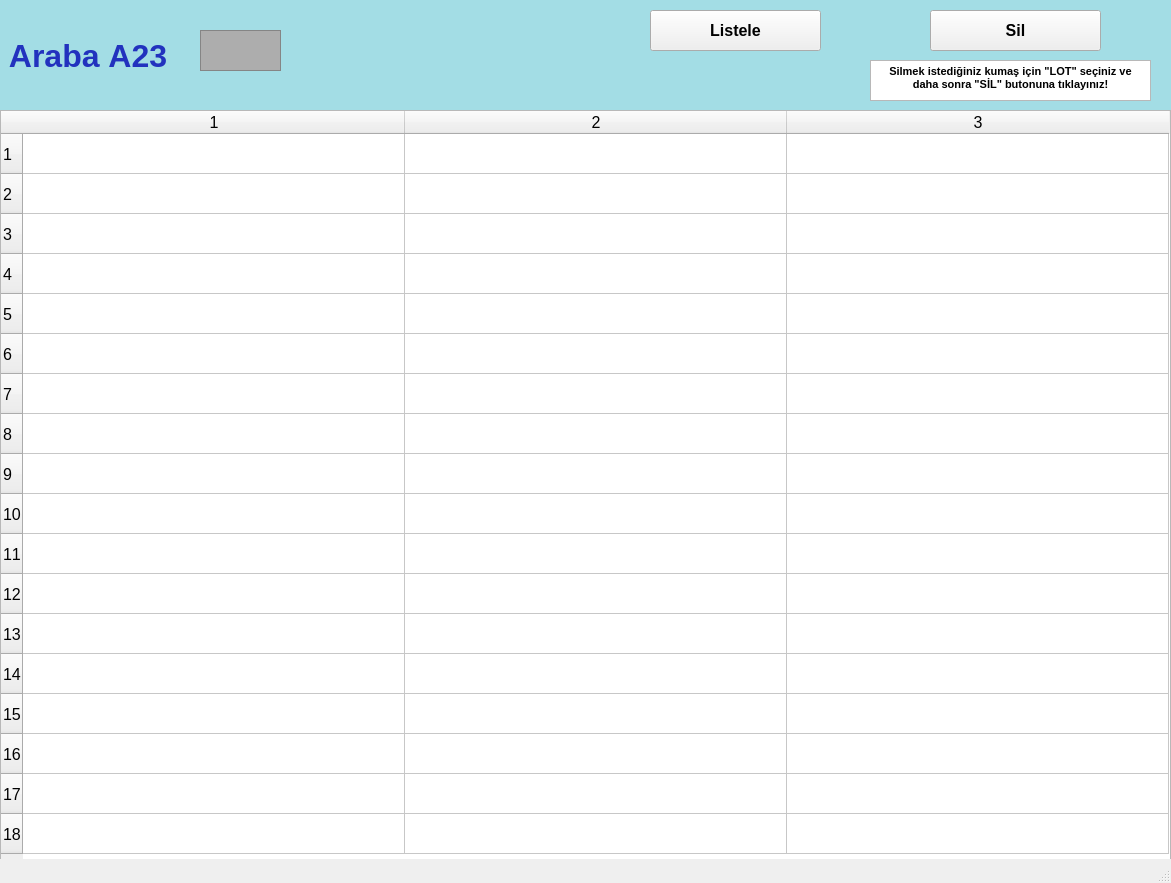
<?xml version="1.0" encoding="UTF-8"?>
<ui version="4.0">
 <class>arabalarA23_ekran</class>
 <widget class="QMainWindow" name="arabalarA23_ekran">
  <property name="geometry">
   <rect>
    <x>0</x>
    <y>0</y>
    <width>1171</width>
    <height>883</height>
   </rect>
  </property>
  <property name="font">
   <font>
    <pointsize>12</pointsize>
    <weight>50</weight>
    <bold>false</bold>
    <kerning>false</kerning>
   </font>
  </property>
  <property name="windowTitle">
   <string/>
  </property>
  <widget class="QWidget" name="centralwidget">
   <widget class="QLabel" name="arabaA1yazi_lbl">
    <property name="geometry">
     <rect>
      <x>0</x>
      <y>0</y>
      <width>1171</width>
      <height>111</height>
     </rect>
    </property>
    <property name="font">
     <font>
      <pointsize>24</pointsize>
      <weight>75</weight>
      <bold>true</bold>
     </font>
    </property>
    <property name="styleSheet">
     <string notr="true">background-color: rgb(163, 221, 229);
color: rgb(34, 50, 190);</string>
    </property>
    <property name="text">
     <string> Araba A23</string>
    </property>
   </widget>
   <widget class="QFrame" name="arabaA1_img">
    <property name="geometry">
     <rect>
      <x>200</x>
      <y>30</y>
      <width>81</width>
      <height>41</height>
     </rect>
    </property>
    <property name="styleSheet">
     <string notr="true">background-color: rgb(173, 173, 173);</string>
    </property>
    <property name="frameShape">
     <enum>QFrame::StyledPanel</enum>
    </property>
    <property name="frameShadow">
     <enum>QFrame::Raised</enum>
    </property>
   </widget>
   <widget class="QPushButton" name="listele23_btn">
    <property name="geometry">
     <rect>
      <x>650</x>
      <y>10</y>
      <width>171</width>
      <height>41</height>
     </rect>
    </property>
    <property name="font">
     <font>
      <pointsize>12</pointsize>
      <weight>75</weight>
      <bold>true</bold>
     </font>
    </property>
    <property name="text">
     <string>Listele</string>
    </property>
   </widget>
   <widget class="QTableWidget" name="A23_tw">
    <property name="geometry">
     <rect>
      <x>0</x>
      <y>110</y>
      <width>1171</width>
      <height>751</height>
     </rect>
    </property>
    <property name="baseSize">
     <size>
      <width>0</width>
      <height>0</height>
     </size>
    </property>
    <property name="rowCount">
     <number>18</number>
    </property>
    <property name="columnCount">
     <number>3</number>
    </property>
    <attribute name="horizontalHeaderVisible">
     <bool>true</bool>
    </attribute>
    <attribute name="horizontalHeaderCascadingSectionResizes">
     <bool>false</bool>
    </attribute>
    <attribute name="horizontalHeaderDefaultSectionSize">
     <number>382</number>
    </attribute>
    <attribute name="horizontalHeaderMinimumSectionSize">
     <number>38</number>
    </attribute>
    <attribute name="verticalHeaderDefaultSectionSize">
     <number>40</number>
    </attribute>
    <attribute name="verticalHeaderMinimumSectionSize">
     <number>23</number>
    </attribute>
    <row/>
    <row/>
    <row/>
    <row/>
    <row/>
    <row/>
    <row/>
    <row/>
    <row/>
    <row/>
    <row/>
    <row/>
    <row/>
    <row/>
    <row/>
    <row/>
    <row/>
    <row/>
    <column/>
    <column/>
    <column/>
   </widget>
   <widget class="QPushButton" name="sil23_btn">
    <property name="geometry">
     <rect>
      <x>930</x>
      <y>10</y>
      <width>171</width>
      <height>41</height>
     </rect>
    </property>
    <property name="font">
     <font>
      <pointsize>12</pointsize>
      <weight>75</weight>
      <bold>true</bold>
     </font>
    </property>
    <property name="text">
     <string>Sil</string>
    </property>
   </widget>
   <widget class="QTextBrowser" name="textBrowser">
    <property name="geometry">
     <rect>
      <x>870</x>
      <y>60</y>
      <width>281</width>
      <height>41</height>
     </rect>
    </property>
    <property name="html">
     <string>&lt;!DOCTYPE HTML PUBLIC &quot;-//W3C//DTD HTML 4.0//EN&quot; &quot;http://www.w3.org/TR/REC-html40/strict.dtd&quot;&gt;
&lt;html&gt;&lt;head&gt;&lt;meta name=&quot;qrichtext&quot; content=&quot;1&quot; /&gt;&lt;style type=&quot;text/css&quot;&gt;
p, li { white-space: pre-wrap; }
&lt;/style&gt;&lt;/head&gt;&lt;body style=&quot; font-family:'MS Shell Dlg 2'; font-size:12pt; font-weight:400; font-style:normal;&quot;&gt;
&lt;p align=&quot;center&quot; style=&quot; margin-top:0px; margin-bottom:0px; margin-left:0px; margin-right:0px; -qt-block-indent:0; text-indent:0px;&quot;&gt;&lt;span style=&quot; font-size:8pt; font-weight:600;&quot;&gt;Silmek istediğiniz kumaş için &amp;quot;LOT&amp;quot; seçiniz ve daha sonra &amp;quot;SİL&amp;quot; butonuna tıklayınız!&lt;/span&gt;&lt;/p&gt;&lt;/body&gt;&lt;/html&gt;</string>
    </property>
   </widget>
  </widget>
  <widget class="QStatusBar" name="statusbar"/>
 </widget>
 <resources/>
 <connections/>
</ui>
